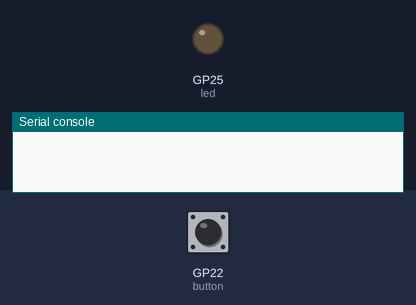
A program run on a simulated Raspberry Pi Pico running MicroPython. On the bench: output pins drawn as LEDs (lit = HIGH), the last lines printed to the serial console. The inputs (shaded band) are chosen by the test bench; at power-on: GP22 (button) LOW.

Above: at 1.2 s.
1.3 s: GP22 (button) pulled HIGH for 3.2 s
At 4.9 s:
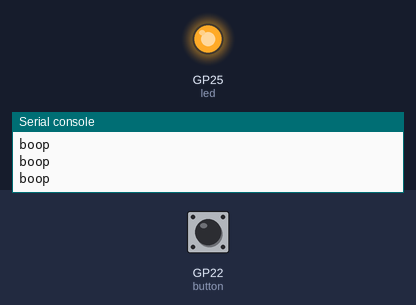
6.0 s: GP22 (button) pulled HIGH for 0.15 s
At 7.4 s:
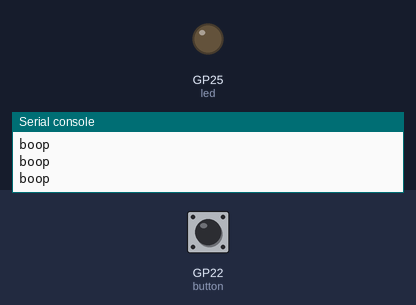
Timing chart, 0 to 9.0 s (numbered marks = the images above; inputs shaded):
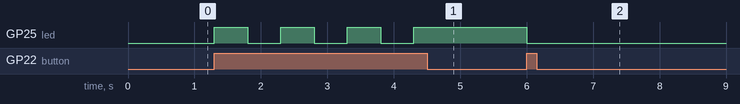

Measured:
- after the input at 1.3 s, GP25 (led): alternates HIGH for 0.50 s and LOW for 0.50 s, 7 changes in all, then stays HIGH, starting at once
- after the input at 6.0 s, GP25 (led): HIGH → LOW at once

The program:

test2.py
```python
from machine import Pin
import time

led = Pin('LED', Pin.OUT)
button = Pin(22, Pin.IN, Pin.PULL_DOWN)

while True:
    if button.value():
        led.toggle()
        print('boop')
        time.sleep(0.5)
```
